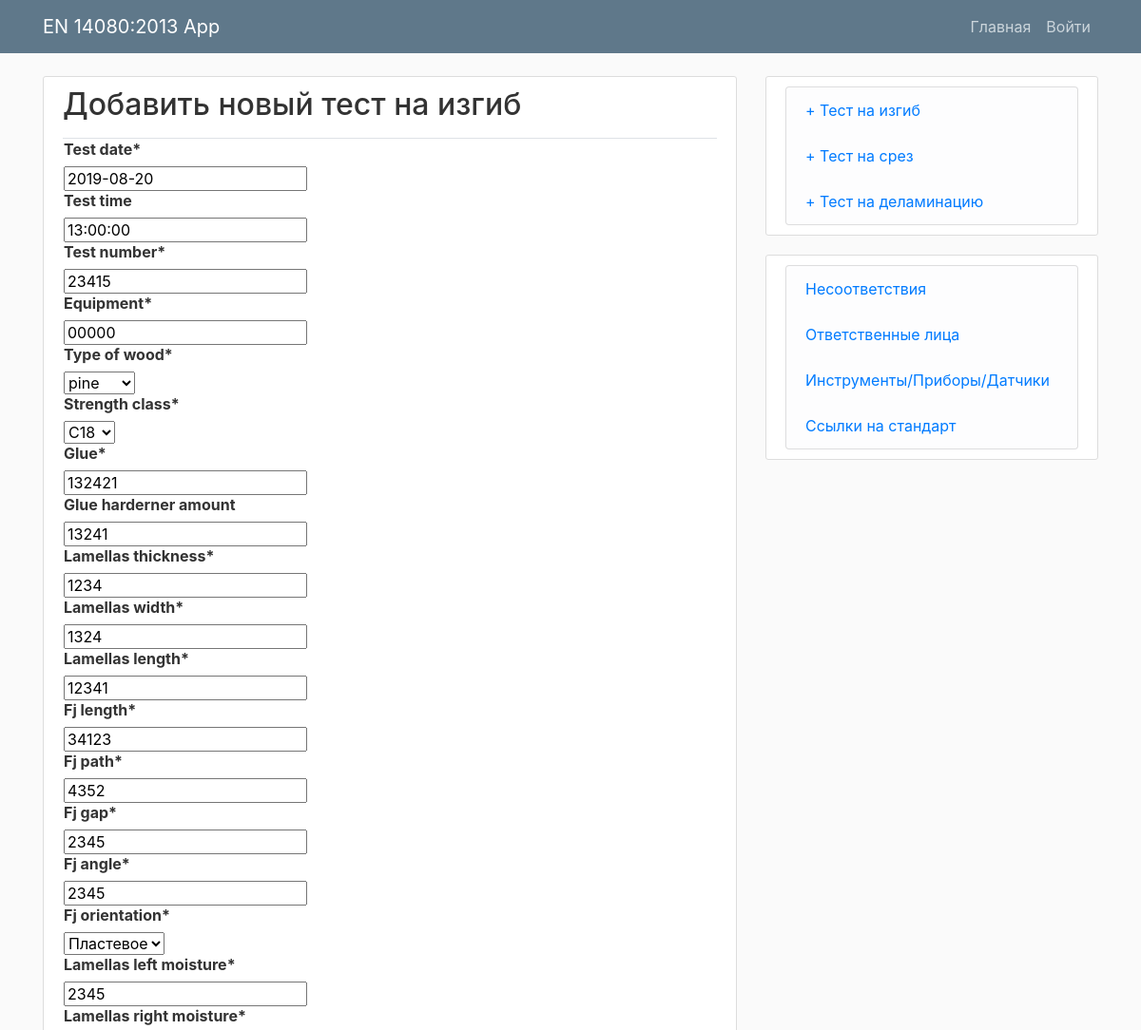
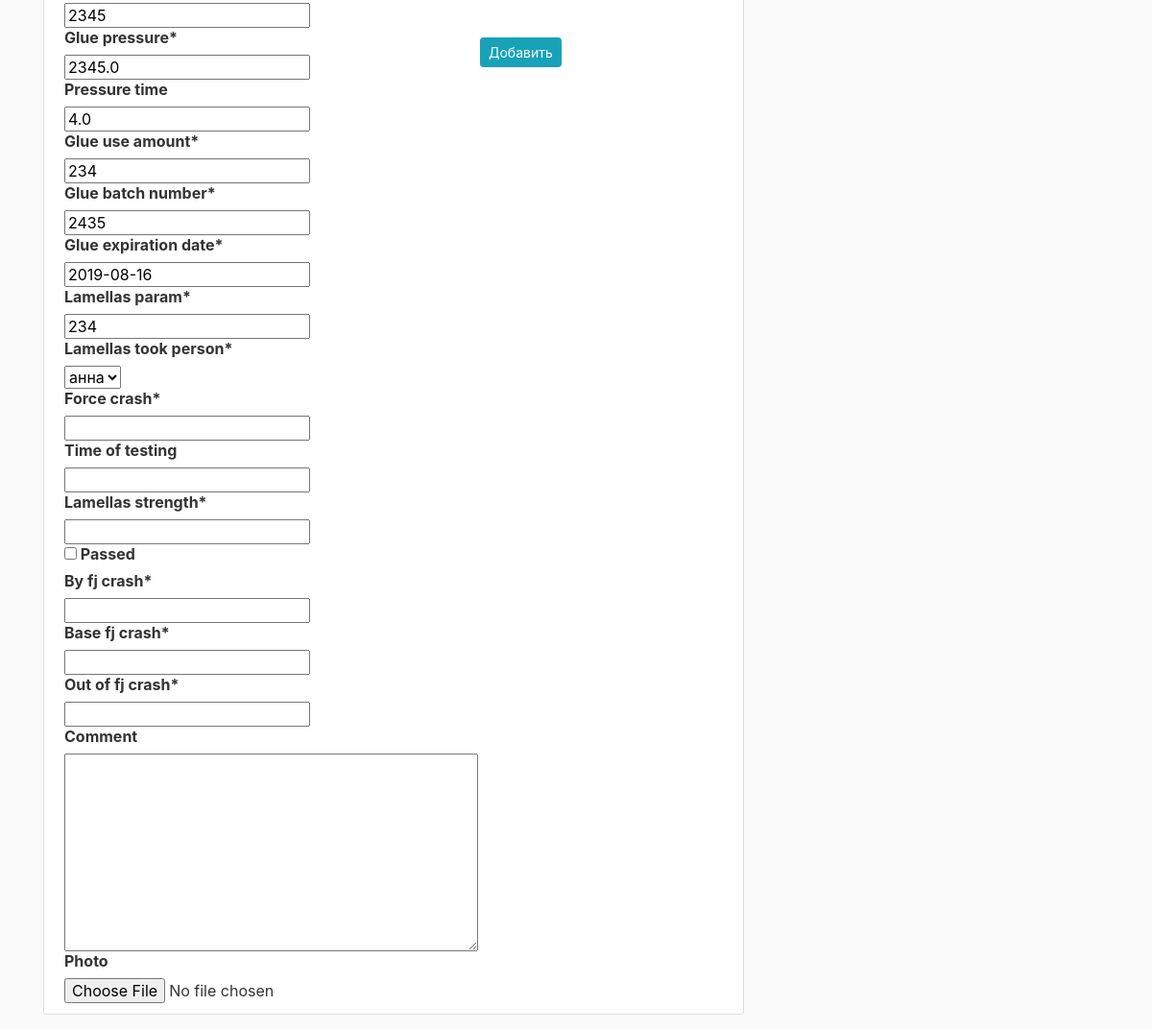
The app's page /bendtest/, older data (2 pictures, top to bottom).
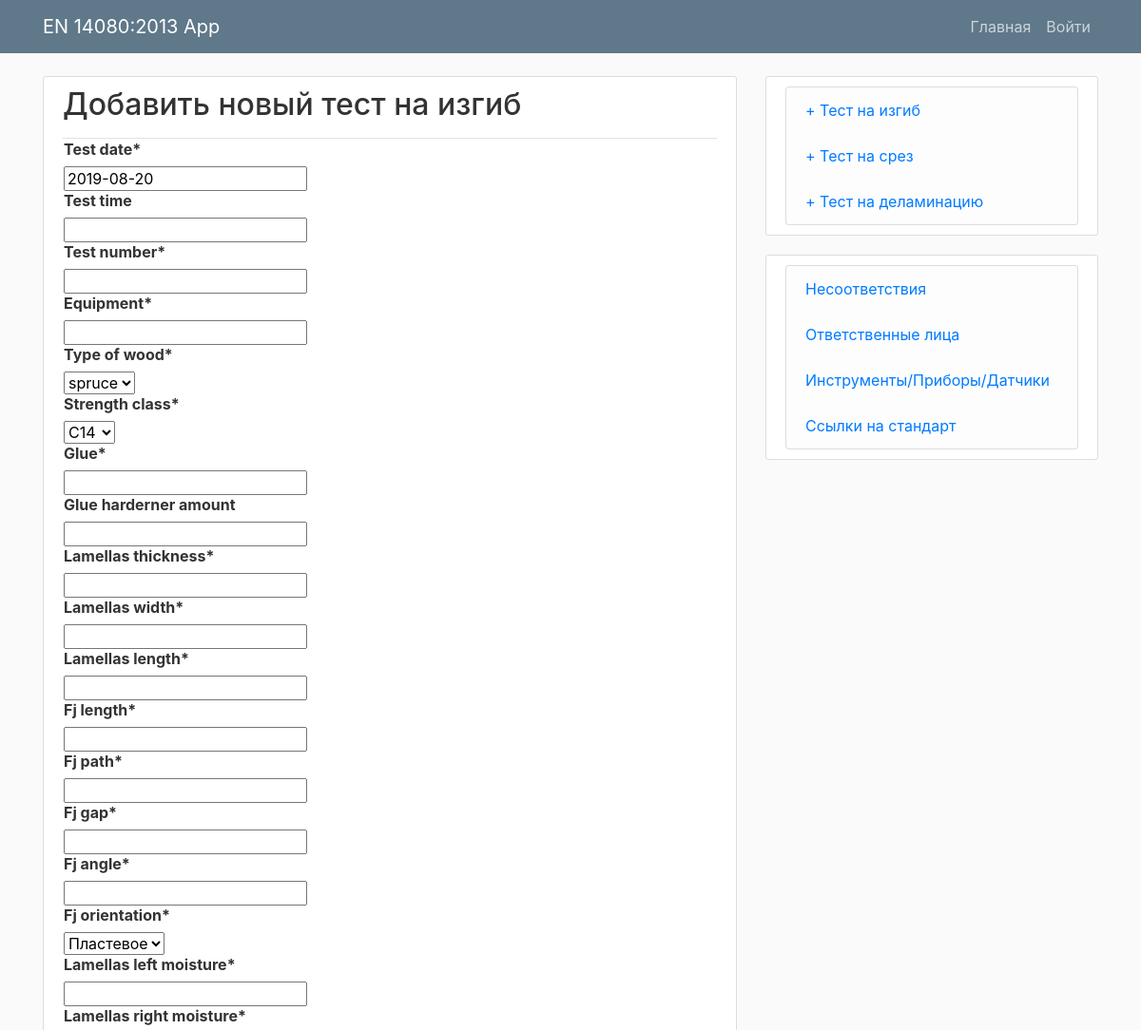
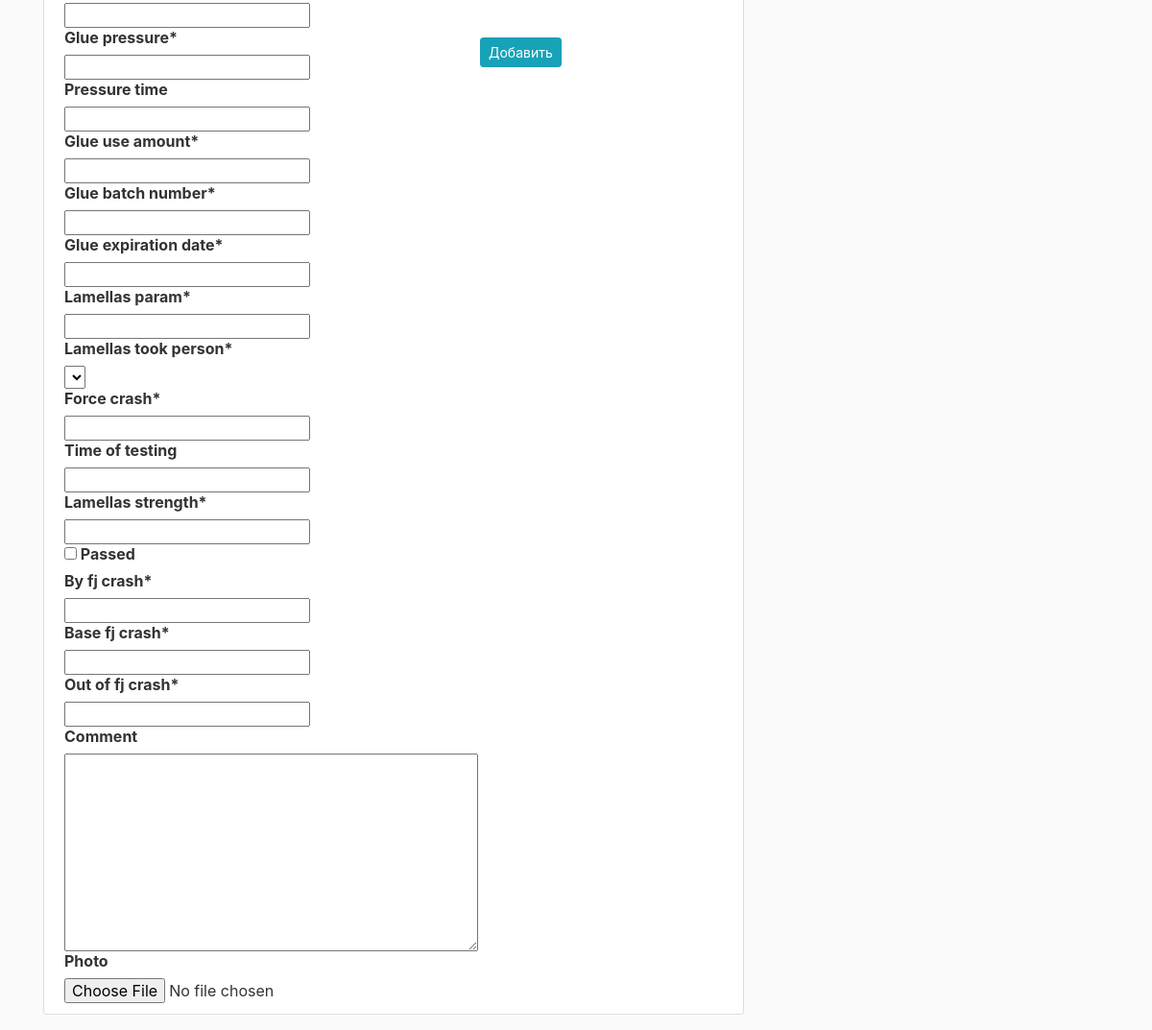
The same page, newer data (2 pictures, top to bottom).
### mainApp/models.py (models this page shows, shortened)
class TestLamella(models.Model):
	test_date = models.DateField()
	test_time = models.TimeField(blank=True, default=def_bt_test_time)
	test_number = models.IntegerField(default=def_bt_test_number)
	equipment = models.CharField(max_length=100, default=def_bt_equipment)
	type_of_wood = models.CharField(max_length=100, choices=wood_types, default=def_bt_type_of_wood)
	strength_class = models.CharField(max_length=100, choices=strength_class_types, default=def_bt_strength_class)
	glue = models.CharField(max_length=100, default=def_bt_glue)
	glue_harderner_amount = models.CharField(max_length=100, blank=True, default=def_bt_glue_harderner_amount)
	lamellas_thickness = models.IntegerField(default=def_bt_lamellas_thickness)
	lamellas_width = models.IntegerField(default=def_bt_lamellas_width)
	lamellas_length = models.IntegerField(default=def_bt_lamellas_length)
	fj_length = models.IntegerField(default=def_bt_fj_length)
	fj_path = models.IntegerField(default=def_bt_fj_path)
	fj_gap = models.IntegerField(default=def_bt_fj_gap)
	fj_angle = models.IntegerField(default=def_bt_fj_angle)
	fj_orientation = models.CharField(max_length=100, choices=[('Пластевое', 'Пластевое'), ('Ребровое', 'Ребровое')], default=def_bt_fj_orientation)
	lamellas_left_moisture = models.IntegerField(default=def_bt_lamellas_left_moisture)
	lamellas_right_moisture = models.IntegerField(default=def_bt_lamellas_right_moisture)
	glue_pressure = models.FloatField(default=def_bt_glue_pressure)
	pressure_time = models.FloatField(blank=True, default=def_bt_pressure_time)
	glue_use_amount = models.IntegerField(default=def_bt_glue_use_amount)
	glue_batch_number = models.CharField(max_length=100, default=def_bt_glue_batch_number)
	glue_expiration_date = models.DateField()
	lamellas_param = models.CharField(max_length=100, default=def_bt_lamellas_param)
	lamellas_took_person = models.ForeignKey(Person, on_delete=models.PROTECT, related_name='TestLamella_took_person', default=def_bt_lamellas_took_person)
	force_crash = models.FloatField()
	time_of_testing = models.IntegerField(blank=True)
	lamellas_strength = models.FloatField()
	passed = models.BooleanField(default=False)
	by_fj_crash = models.IntegerField()
	base_fj_crash = models.IntegerField()
	out_of_fj_crash = models.IntegerField()
	comment = models.TextField(blank=True)
	photo = models.ImageField(upload_to='uploads', blank=True)

### mainApp/views.py (the view)
# urls.py: path('bendtest/', today_views.bendtest, name='bendtest'),
def bendtest(request):
	if request.method == 'POST':
		form = BendtestForm(request.POST, request.FILES)
		if form.is_valid():
			form.save()
			messages.success(request, f'Новый тест на изгиб сохранен!')
			return redirect('today')
	else:
		form = BendtestForm()
	return render(request, 'mainApp/bendtest.html', {'form': form})

### mainApp/forms.py
class BendtestForm(forms.ModelForm):
	test_date = forms.DateField(widget=DatePickerInput(format='%Y-%m-%d'), initial=datetime.date.today())
	glue_expiration_date = forms.DateField(widget=DatePickerInput(format='%Y-%m-%d'), initial=def_bt_glue_expiration_date)
	class Meta:
		model = TestLamella
		fields = ['test_date', 'test_time', 'test_number', 'equipment', 'type_of_wood', 'strength_class', 'glue',
		'glue_harderner_amount', 'lamellas_thickness', 'lamellas_width', 'lamellas_length', 'fj_length', 'fj_path', 'fj_gap',
		'fj_angle', 'fj_orientation', 'lamellas_left_moisture', 'lamellas_right_moisture', 'glue_pressure',
		'pressure_time', 'glue_use_amount', 'glue_batch_number', 'glue_expiration_date', 'lamellas_param',
		'lamellas_took_person', 'force_crash', 'time_of_testing', 'lamellas_strength', 'passed', 'by_fj_crash', 'base_fj_crash',
		'out_of_fj_crash', 'comment', 'photo']

### mainApp/models.py (called while the page is built)
def def_bt_equipment():
	try: return last_bendtests.equipment
	except: return None

def def_bt_glue():
	try: return last_bendtests.glue
	except: return None

def def_bt_lamellas_thickness():
	try: return last_bendtests.lamellas_thickness
	except: return None

	def __str__(self):
		return self.name

### mainApp/templates/mainApp/bendtest.html (shortened to what this page needs)
{% extends "mainApp/today.html" %}
{% load crispy_forms_tags %}
{% load bootstrap4 %}
{% block content %}
	<div class="content-section tabletoday">
        <table>
            <div class="border-bottom">
                <h2>Добавить новый тест на изгиб</h2>
                    <form method="POST" action="{% url 'bendtest' %}" enctype="multipart/form-data">
                    <th>
                        {{ form|crispy }}
                    </th>
                    <th>
                        <button class="btn btn-info btn-sm mt-1 mb-1" type="submit">Добавить</button>
                    </th>
                    </form>
        </table>
    </div>
{% endblock content %}

Row changes from the older to the newer data that the page shows:
removed TestLamella: test_date "2019-08-20", test_time "13:00:00", test_number "23415", equipment "00000", type_of_wood "pine", strength_class "C18", glue "132421", glue_harderner_amount "13241", lamellas_thickness "1234", lamellas_width "1324", lamellas_length "12341", fj_length "34123", fj_path "4352", fj_gap "2345", fj_angle "2345", fj_orientation "Пластевое", lamellas_left_moisture "2345", lamellas_right_moisture "2345", glue_pressure "2345.0", pressure_time "4.0", glue_use_amount "234", glue_batch_number "2435", glue_expiration_date "2019-08-16", lamellas_param "234", lamellas_took_person "анна"
Text that changed along with them:
form field test_date: (not shown) → "2019-08-20"
form field type_of_wood: (not shown) → "spruce"
form field strength_class: (not shown) → "C14"
form field fj_orientation: (not shown) → "Пластевое"
form field passed: (not shown) → "☐"
